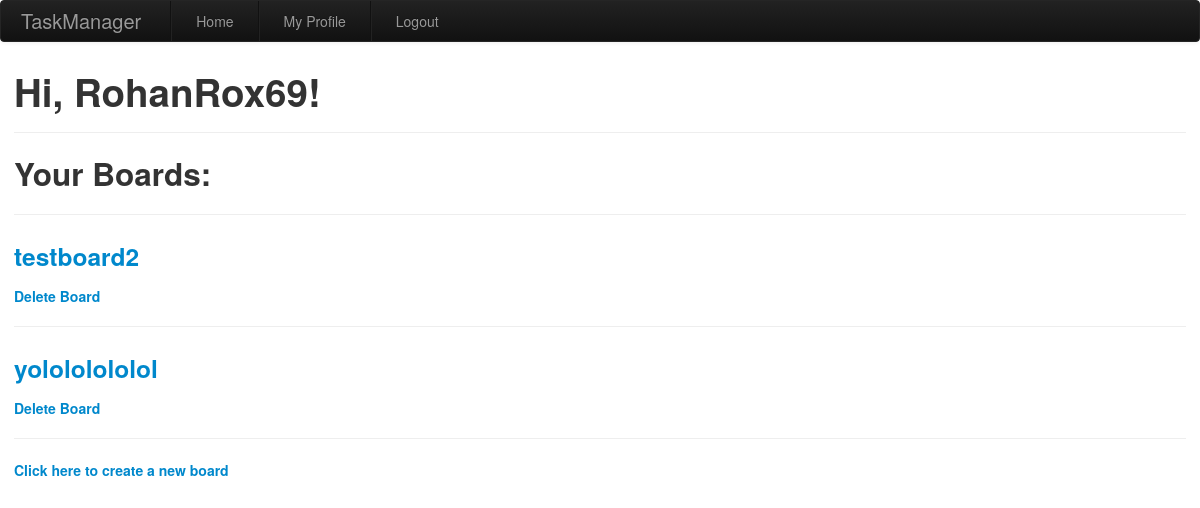
Screenshot of /index/ (signed in) with the database file from the repository.
### app/models.py (models this page shows, shortened)
class User(UserMixin, db.Model):
    id = db.Column(db.Integer, primary_key=True)
    name = db.Column(db.String(64), nullable=False)
    username = db.Column(db.String(64), index=True,
                         unique=True, nullable=False)
    password_hash = db.Column(db.String(128), nullable=False)
    email = db.Column(db.String(150), index=True, unique=True, nullable=False)
    about_me = db.Column(db.String(150))
    last_seen = db.Column(db.DateTime, default=datetime.utcnow)

class Board(db.Model):
    id = db.Column(db.Integer, primary_key=True)
    name = db.Column(db.String(50), nullable=False)
    lists = db.relationship('List', backref='board',
                            cascade="all,delete", lazy='dynamic')
    users = db.relationship('User', secondary=user_boards, backref='boards')

### app/routes.py (the view)
@app.route('/')
@app.route('/index/')
@login_required
def index():
    form = SearchUsers()
    return render_template('index.html', title='Home Page', form=form)

### app/models.py (called while the page is built)
@login.user_loader
def load_user(id):
    return User.query.get(int(id))

### app/routes.py (called while the page is built)
@app.before_request
def before_request():
    if current_user.is_authenticated:
        current_user.last_seen = datetime.utcnow()
        db.session.commit()

### app/templates/index.html
{% extends "base.html" %}
{% block content %}
  <h1>Hi, {{ current_user.username }}!</h1>
  <hr>
  <h2>Your Boards: </h2>
  <hr>
  {% for board in current_user.boards %}
  <p>
    <h3>
      <a href="{{ url_for('showboard', boardid=board.id) }}">{{board.name}}</a>
    </h3>
    <h5><a href="{{url_for('deleteboard', boardid = board.id) }}"> Delete Board </a></h5>
  </p>
  <hr>
  {% endfor %}
  <h5><a href="{{url_for('newboard')}}">Click here to create a new board</a></h5>
{% endblock %}

### rows the page displays
User: username "RohanRox69"
Board: name "testboard2"
Board: name "yolololololol"
